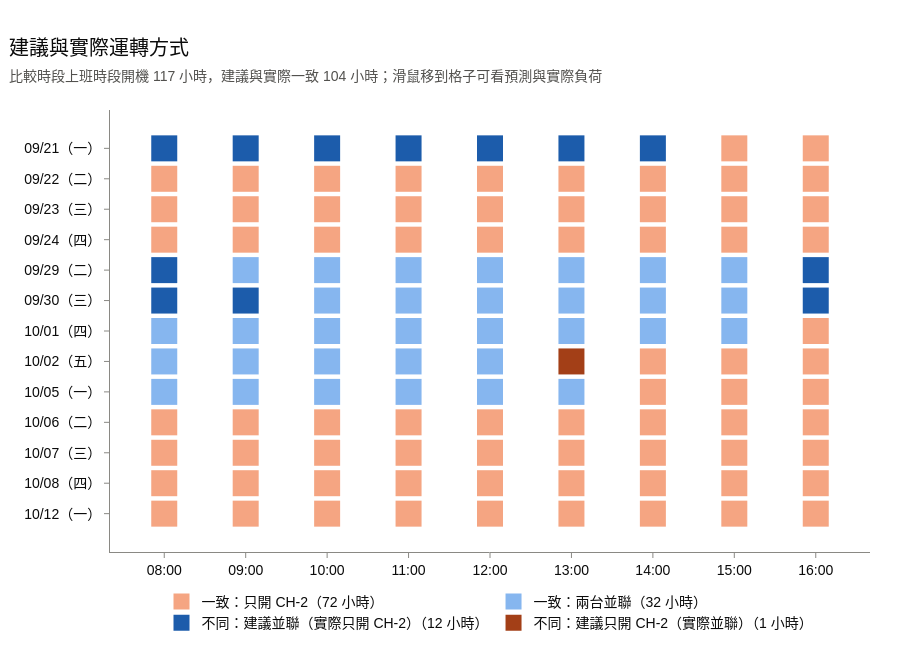

Notebook code for this chart:
### Markdown cell above
## 2. 負荷預測與台數建議

- 建議依 `control.recommend`（同業主 API）：上班時段 08:00~17:00 逐時給建議，台數照 onoff_control.ipynb 第 4 節、出水照 setpoint_control.ipynb 第 6 節
- 第 3、4 節的台數與出水都用這組建議
- **比較時段**：只比較逐時、3 段、2 段、1 段**都有建議**的小時（資料剛開始、預測不完整的時段不比較）；第 3~6 節與各圖都只用這些時段

### Code cell
# 各種控制方式的逐時建議（上班 08:00~17:00）；逐時為第 3~5 節的建議，第 6 節比較各段數
MODES = {None: "逐時", **control.SEGMENT_NAMES}
recommendations = {}
for segment_count in MODES:
    recommendations[segment_count] = control.recommend(
        hourly.LOAD_PRED, FLOWS, segment_count
    )
recommendation = recommendations[None]

# 比較時段：每種方式都有建議的小時；評估單位只留比較時段
has_recommendation = [
    mode_recommendation["建議方案"].notna()
    for mode_recommendation in recommendations.values()
]
comparable_hour = pd.concat(has_recommendation, axis=1).all(axis=1)
comparable = comparable_hour & running
units = units[units.HOUR.isin(hourly.index[comparable_hour])].reset_index(drop=True)
meter_kwh = (units.METER * units.W).sum()
N_HR = int((units.W == 1).sum())
N_SEG = int((units.W < 1).sum())
days = hourly.index[comparable].normalize().unique()
print(
    f"比較時段 {days.min():%m/%d}~{days.max():%m/%d}"
    f" 上班時段開機 {comparable.sum()} 小時；"
    f"評估 {N_HR} 小時＋開停機分段 {N_SEG} 段，實測耗電 {meter_kwh:,.0f} kWh"
)

# 每日 × 每小時：建議（逐時）與實際運轉方式
CATS = {  # 名稱：(建議, 實際, 顏色)；一致淺色、不同深色；只開 CH-2 為橘、並聯為藍（依建議）
    "一致：只開 CH-2": (rules.CH2_ONLY, rules.CH2_ONLY, "#f5a582"),
    "一致：兩台並聯": (rules.BOTH, rules.BOTH, "#86b6ef"),
    "不同：建議並聯（實際只開 CH-2）": (rules.BOTH, rules.CH2_ONLY, "#1c5cab"),
    "不同：建議只開 CH-2（實際並聯）": (rules.CH2_ONLY, rules.BOTH, "#a33f17"),
}
compare_hours = hourly[comparable].assign(
    REC=recommendation.loc[comparable, "建議方案"]
)
y_order = [f"{day:%m/%d}（{'一二三四五六日'[day.weekday()]}）" for day in days]
fig = go.Figure()
for category_name, (recommended_plan, actual_plan, color) in CATS.items():
    category_hours = compare_hours[
        (compare_hours.REC == recommended_plan) & (compare_hours.PLAN == actual_plan)
    ]
    if len(category_hours):
        hover_data = np.stack(
            [category_hours.LOAD_PRED, category_hours.Q_ACT],
            axis=-1,
        )
    else:
        hover_data = None
    fig.add_trace(
        go.Scatter(
            x=category_hours.index.strftime("%H:00"),
            y=[
                y_order[days.get_loc(hour.normalize())] for hour in category_hours.index
            ],
            mode="markers",
            name=f"{category_name}（{len(category_hours)} 小時）",
            marker=dict(symbol="square", size=26, color=color),
            customdata=hover_data,
            hovertemplate=(
                f"%{{y}} %{{x}}｜{category_name}<br>"
                "預測 %{customdata[0]:.0f} RT"
                "、實際 %{customdata[1]:.0f} RT<extra></extra>"
            ),
        )
    )
work_hour_labels = [
    f"{hour:02d}:00" for hour in range(control.WORK_START, control.WORK_END + 1)
]
fig.update_xaxes(
    categoryorder="array",
    categoryarray=work_hour_labels,
    showgrid=False,
)
fig.update_yaxes(categoryorder="array", categoryarray=y_order[::-1], showgrid=False)
fig.update_layout(margin=dict(l=110))
# 建議與實際一致的小時數
same_count = 0
for category_name, (recommended_plan, actual_plan, _) in CATS.items():
    if category_name.startswith("一致"):
        same_count += (
            (compare_hours.REC == recommended_plan)
            & (compare_hours.PLAN == actual_plan)
        ).sum()
show(
    fig,
    "建議與實際運轉方式",
    f"比較時段上班時段開機 {comparable.sum()} 小時，建議與實際一致 {same_count} 小時；"
    f"滑鼠移到格子可看預測與實際負荷",
    legend="bottom",
    height=60 + 34 * len(days) + 150,
)

### Figure 1 — Plotly figure (JSON) as saved in the notebook; plotly's stock layout.template omitted (floating-point values rounded to 4 significant figures; data arrays with more than 128 entries replaced by an {"elided": "..."} marker saying what was removed)
{"data": [{"customdata": {"elided": "72x2 float values"}, "hovertemplate": "%{y} %{x}｜一致：只開 CH-2<br>預測 %{customdata[0]:.0f} RT、實際 %{customdata[1]:.0f} RT<extra></extra>", "marker": {"color": "#f5a582", "size": 26, "symbol": "square"}, "mode": "markers", "name": "一致：只開 CH-2（72 小時）", "type": "scatter", "x": ["15:00", "16:00", "08:00", "09:00", "10:00", "11:00", "12:00", "13:00", "14:00", "15:00", "16:00", "08:00", "09:00", "10:00", "11:00", "12:00", "13:00", "14:00", "15:00", "16:00", "08:00", "09:00", "10:00", "11:00", "12:00", "13:00", "14:00", "15:00", "16:00", "16:00", "14:00", "15:00", "16:00", "14:00", "15:00", "16:00", "08:00", "09:00", "10:00", "11:00", "12:00", "13:00", "14:00", "15:00", "16:00", "08:00", "09:00", "10:00", "11:00", "12:00", "13:00", "14:00", "15:00", "16:00", "08:00", "09:00", "10:00", "11:00", "12:00", "13:00", "14:00", "15:00", "16:00", "08:00", "09:00", "10:00", "11:00", "12:00", "13:00", "14:00", "15:00", "16:00"], "y": ["09/21（一）", "09/21（一）", "09/22（二）", "09/22（二）", "09/22（二）", "09/22（二）", "09/22（二）", "09/22（二）", "09/22（二）", "09/22（二）", "09/22（二）", "09/23（三）", "09/23（三）", "09/23（三）", "09/23（三）", "09/23（三）", "09/23（三）", "09/23（三）", "09/23（三）", "09/23（三）", "09/24（四）", "09/24（四）", "09/24（四）", "09/24（四）", "09/24（四）", "09/24（四）", "09/24（四）", "09/24（四）", "09/24（四）", "10/01（四）", "10/02（五）", "10/02（五）", "10/02（五）", "10/05（一）", "10/05（一）", "10/05（一）", "10/06（二）", "10/06（二）", "10/06（二）", "10/06（二）", "10/06（二）", "10/06（二）", "10/06（二）", "10/06（二）", "10/06（二）", "10/07（三）", "10/07（三）", "10/07（三）", "10/07（三）", "10/07（三）", "10/07（三）", "10/07（三）", "10/07（三）", "10/07（三）", "10/08（四）", "10/08（四）", "10/08（四）", "10/08（四）", "10/08（四）", "10/08（四）", "10/08（四）", "10/08（四）", "10/08（四）", "10/12（一）", "10/12（一）", "10/12（一）", "10/12（一）", "10/12（一）", "10/12（一）", "10/12（一）", "10/12（一）", "10/12（一）"]}, {"customdata": [[494.4, 484.7], [466.0, 463.7], [478.0, 473.5], [493.6, 495.8], [506.7, 512.0], [515.8, 524.9], [452.3, 453.4], [420.4, 415.9], [424.2, 425.6], [433.0, 439.1], [441.5, 437.3], [451.9, 456.7], [424.5, 424.1], [433.5, 432.1], [440.8, 444.7], [452.6, 455.3], [452.9, 452.1], [456.4, 452.8], [448.3, 449.1], [449.4, 455.2], [402.5, 404.3], [419.9, 424.0], [401.6, 401.8], [397.8, 399.0], [394.7, 396.1], [397.1, 401.2], [481.3, 484.8], [458.0, 465.6], [463.8, 461.6], [448.5, 455.0], [431.6, 428.9], [396.6, 389.9]], "hovertemplate": "%{y} %{x}｜一致：兩台並聯<br>預測 %{customdata[0]:.0f} RT、實際 %{customdata[1]:.0f} RT<extra></extra>", "marker": {"color": "#86b6ef", "size": 26, "symbol": "square"}, "mode": "markers", "name": "一致：兩台並聯（32 小時）", "type": "scatter", "x": ["09:00", "10:00", "11:00", "12:00", "13:00", "14:00", "15:00", "10:00", "11:00", "12:00", "13:00", "14:00", "15:00", "08:00", "09:00", "10:00", "11:00", "12:00", "13:00", "14:00", "15:00", "08:00", "09:00", "10:00", "11:00", "12:00", "08:00", "09:00", "10:00", "11:00", "12:00", "13:00"], "y": ["09/29（二）", "09/29（二）", "09/29（二）", "09/29（二）", "09/29（二）", "09/29（二）", "09/29（二）", "09/30（三）", "09/30（三）", "09/30（三）", "09/30（三）", "09/30（三）", "09/30（三）", "10/01（四）", "10/01（四）", "10/01（四）", "10/01（四）", "10/01（四）", "10/01（四）", "10/01（四）", "10/01（四）", "10/02（五）", "10/02（五）", "10/02（五）", "10/02（五）", "10/02（五）", "10/05（一）", "10/05（一）", "10/05（一）", "10/05（一）", "10/05（一）", "10/05（一）"]}, {"customdata": [[402.4, 395.6], [387.2, 389.4], [378.7, 382.4], [381.4, 381.3], [386.6, 389.8], [391.3, 392.8], [392.7, 388.6], [409.0, 408.0], [407.9, 396.5], [389.7, 380.6], [390.5, 387.6], [387.1, 396.2]], "hovertemplate": "%{y} %{x}｜不同：建議並聯（實際只開 CH-2）<br>預測 %{customdata[0]:.0f} RT、實際 %{customdata[1]:.0f} RT<extra></extra>", "marker": {"color": "#1c5cab", "size": 26, "symbol": "square"}, "mode": "markers", "name": "不同：建議並聯（實際只開 CH-2）（12 小時）", "type": "scatter", "x": ["08:00", "09:00", "10:00", "11:00", "12:00", "13:00", "14:00", "08:00", "16:00", "08:00", "09:00", "16:00"], "y": ["09/21（一）", "09/21（一）", "09/21（一）", "09/21（一）", "09/21（一）", "09/21（一）", "09/21（一）", "09/29（二）", "09/29（二）", "09/30（三）", "09/30（三）", "09/30（三）"]}, {"customdata": [[378.2, 378.3]], "hovertemplate": "%{y} %{x}｜不同：建議只開 CH-2（實際並聯）<br>預測 %{customdata[0]:.0f} RT、實際 %{customdata[1]:.0f} RT<extra></extra>", "marker": {"color": "#a33f17", "size": 26, "symbol": "square"}, "mode": "markers", "name": "不同：建議只開 CH-2（實際並聯）（1 小時）", "type": "scatter", "x": ["13:00"], "y": ["10/02（五）"]}], "layout": {"height": 652, "legend": {"orientation": "h", "x": 0.5, "xanchor": "center", "y": 0.02, "yanchor": "bottom", "yref": "container"}, "margin": {"b": 100, "l": 110}, "title": {"subtitle": {"text": "比較時段上班時段開機 117 小時，建議與實際一致 104 小時；滑鼠移到格子可看預測與實際負荷"}, "text": "建議與實際運轉方式"}, "xaxis": {"categoryarray": ["08:00", "09:00", "10:00", "11:00", "12:00", "13:00", "14:00", "15:00", "16:00"], "categoryorder": "array", "showgrid": false}, "yaxis": {"categoryarray": ["10/12（一）", "10/08（四）", "10/07（三）", "10/06（二）", "10/05（一）", "10/02（五）", "10/01（四）", "09/30（三）", "09/29（二）", "09/24（四）", "09/23（三）", "09/22（二）", "09/21（一）"], "categoryorder": "array", "showgrid": false}}}
